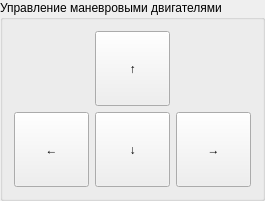
                      <widget class="QGroupBox" name="groupBox_10">
                       <property name="title">
                        <string>Управление маневровыми двигателями</string>
                       </property>
                       <layout class="QHBoxLayout" name="horizontalLayout_38">
                        <item>
                         <layout class="QVBoxLayout" name="verticalLayout_16">
                          <item>
                           <layout class="QHBoxLayout" name="horizontalLayout_36">
                            <item>
                             <widget class="QPushButton" name="pushButton_8">
                              <property name="sizePolicy">
                               <sizepolicy hsizetype="Fixed" vsizetype="Fixed">
                                <horstretch>0</horstretch>
                                <verstretch>0</verstretch>
                               </sizepolicy>
                              </property>
                              <property name="minimumSize">
                               <size>
                                <width>75</width>
                                <height>75</height>
                               </size>
                              </property>
                              <property name="maximumSize">
                               <size>
                                <width>75</width>
                                <height>75</height>
                               </size>
                              </property>
                              <property name="text">
                               <string>↑</string>
                              </property>
                             </widget>
                            </item>
                           </layout>
                          </item>
                          <item>
                           <layout class="QHBoxLayout" name="horizontalLayout_37">
                            <item>
                             <widget class="QPushButton" name="pushButton_7">
                              <property name="sizePolicy">
                               <sizepolicy hsizetype="Fixed" vsizetype="Fixed">
                                <horstretch>0</horstretch>
                                <verstretch>0</verstretch>
                               </sizepolicy>
                              </property>
                              <property name="minimumSize">
                               <size>
                                <width>75</width>
                                <height>75</height>
                               </size>
                              </property>
                              <property name="maximumSize">
                               <size>
                                <width>75</width>
                                <height>75</height>
                               </size>
                              </property>
                              <property name="sizeIncrement">
                               <size>
                                <width>0</width>
                                <height>0</height>
                               </size>
                              </property>
                              <property name="text">
                               <string>←</string>
                              </property>
                             </widget>
                            </item>
                            <item>
                             <widget class="QPushButton" name="pushButton_6">
                              <property name="sizePolicy">
                               <sizepolicy hsizetype="Fixed" vsizetype="Fixed">
                                <horstretch>0</horstretch>
                                <verstretch>0</verstretch>
                               </sizepolicy>
                              </property>
                              <property name="minimumSize">
                               <size>
                                <width>75</width>
                                <height>75</height>
                               </size>
                              </property>
                              <property name="maximumSize">
                               <size>
                                <width>75</width>
                                <height>75</height>
                               </size>
                              </property>
                              <property name="text">
                               <string>↓</string>
                              </property>
                             </widget>
                            </item>
                            <item>
                             <widget class="QPushButton" name="pushButton_5">
                              <property name="sizePolicy">
                               <sizepolicy hsizetype="Fixed" vsizetype="Fixed">
                                <horstretch>0</horstretch>
                                <verstretch>0</verstretch>
                               </sizepolicy>
                              </property>
                              <property name="minimumSize">
                               <size>
                                <width>75</width>
                                <height>75</height>
                               </size>
                              </property>
                              <property name="maximumSize">
                               <size>
                                <width>75</width>
                                <height>75</height>
                               </size>
                              </property>
                              <property name="text">
                               <string>→</string>
                              </property>
                             </widget>
                            </item>
                           </layout>
                          </item>
                         </layout>
                        </item>
                       </layout>
                      </widget>
